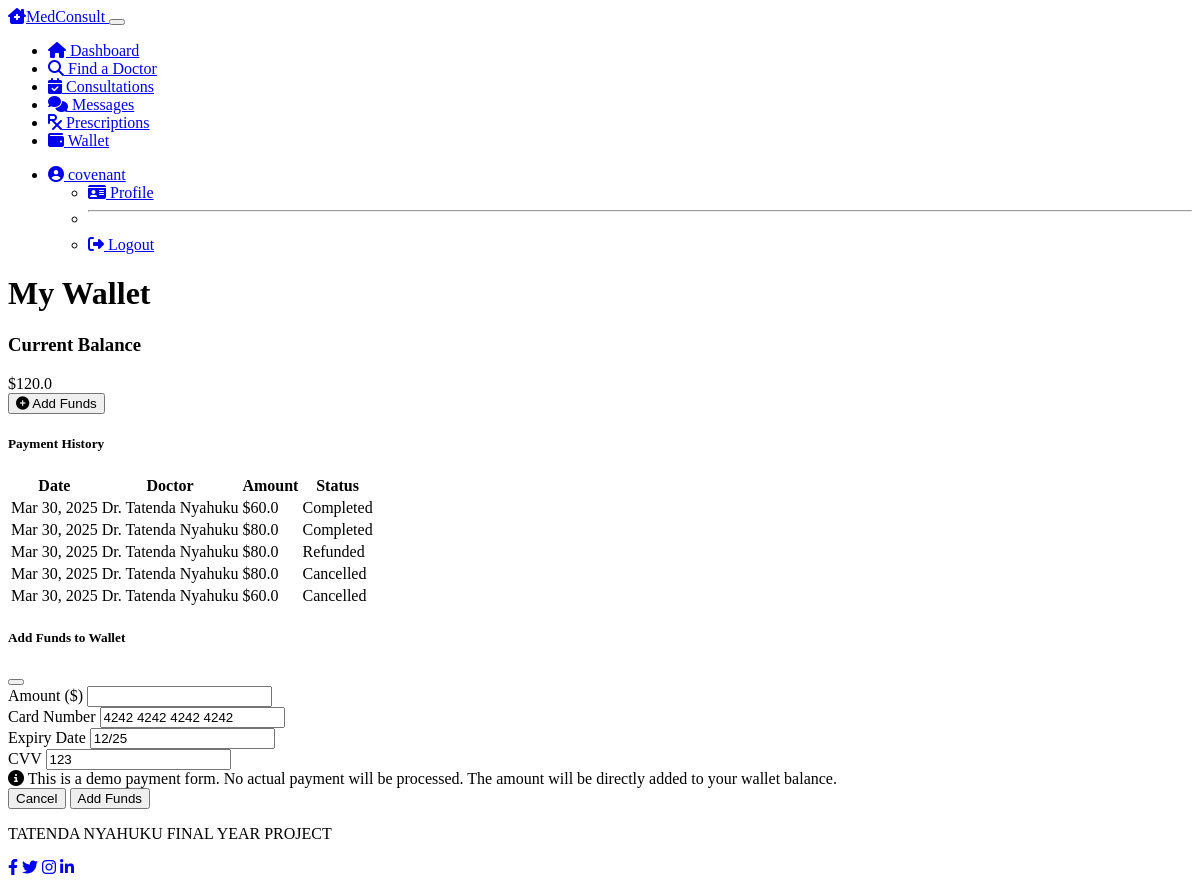
The app's page /patient/wallet (signed in), older data.
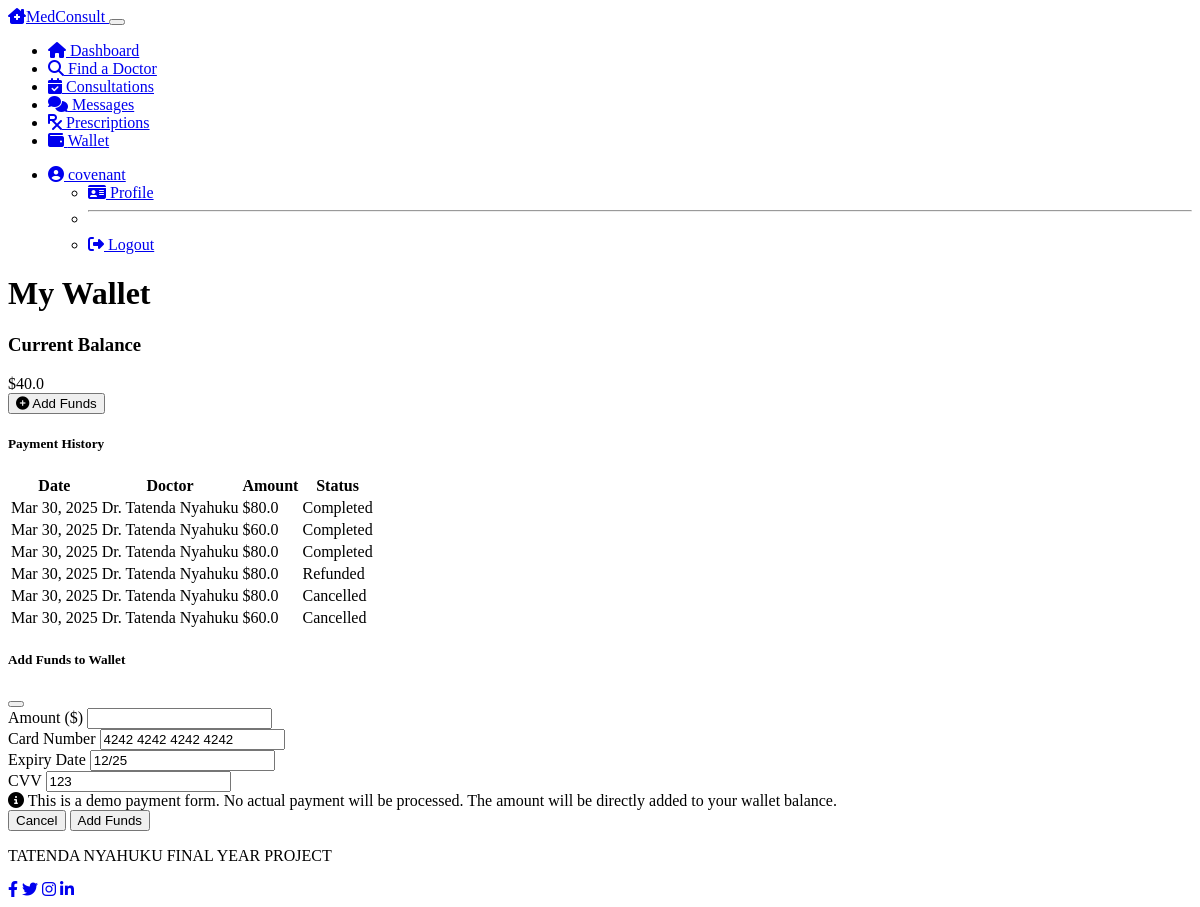
The same page, newer data.
### models.py (models this page shows, shortened)
class User(UserMixin, db.Model):
    __tablename__ = 'users'
    id = db.Column(db.Integer, primary_key=True)
    email = db.Column(db.String(120), unique=True, nullable=False)
    username = db.Column(db.String(64), nullable=False)
    password_hash = db.Column(db.String(256), nullable=False)
    role = db.Column(db.String(20), nullable=False)  # 'patient', 'doctor', 'admin'
    created_at = db.Column(db.DateTime, default=datetime.utcnow)
    patient = db.relationship('Patient', backref='user', uselist=False, lazy=True)
    doctor = db.relationship('Doctor', backref='user', uselist=False, lazy=True)

class Patient(db.Model):
    __tablename__ = 'patients'
    id = db.Column(db.Integer, primary_key=True)
    user_id = db.Column(db.Integer, db.ForeignKey('users.id'), nullable=False)
    first_name = db.Column(db.String(50), nullable=False)
    last_name = db.Column(db.String(50), nullable=False)
    date_of_birth = db.Column(db.Date, nullable=True)
    phone_number = db.Column(db.String(20), nullable=True)
    address = db.Column(db.String(200), nullable=True)
    consultations = db.relationship('Consultation', backref='patient', lazy=True)
    wallet_balance = db.Column(db.Float, default=0.0)

class Payment(db.Model):
    __tablename__ = 'payments'
    id = db.Column(db.Integer, primary_key=True)
    consultation_id = db.Column(db.Integer, db.ForeignKey('consultations.id'), nullable=False)
    amount = db.Column(db.Float, nullable=False)
    status = db.Column(db.String(50), default='pending')  # pending, completed, refunded
    timestamp = db.Column(db.DateTime, default=datetime.utcnow)
    consultation = db.relationship('Consultation', foreign_keys=[consultation_id])

class Doctor(db.Model):
    __tablename__ = 'doctors'
    id = db.Column(db.Integer, primary_key=True)
    user_id = db.Column(db.Integer, db.ForeignKey('users.id'), nullable=False)
    first_name = db.Column(db.String(50), nullable=False)
    last_name = db.Column(db.String(50), nullable=False)
    specialty = db.Column(db.String(100), nullable=False)
    license_number = db.Column(db.String(50), nullable=False)
    qualifications = db.Column(db.Text, nullable=True)
    min_fee = db.Column(db.Float, nullable=False)
    max_fee = db.Column(db.Float, nullable=False)
    is_verified = db.Column(db.Boolean, default=False)
    consultations = db.relationship('Consultation', backref='doctor', lazy=True)

### routes.py (the view, shortened to what this page needs)
@app.route('/patient/wallet', methods=['GET', 'POST'])
@login_required
@patient_required
def patient_wallet():
    payments = Payment.query.join(Consultation).filter(
        Consultation.patient_id == current_user.patient.id
    ).order_by(Payment.timestamp.desc()).all()
    return render_template('patient/wallet.html',
                          title='My Wallet',
                          wallet_balance=current_user.patient.wallet_balance,
                          payments=payments)

### models.py (called while the page is built)
@login_manager.user_loader
def load_user(user_id):
    user = User.query.get(int(user_id))
    if user:
        return user
    return None

### routes.py (called while the page is built)
def patient_required(f):
    @wraps(f)
    def decorated_function(*args, **kwargs):
        if not current_user.is_authenticated or current_user.role != 'patient':
            flash('Access denied: Patient access required', 'danger')
            return redirect(url_for('login'))
        return f(*args, **kwargs)
    return decorated_function

### templates/patient/wallet.html (shortened to what this page needs)
{% extends "layout.html" %}
{% block content %}
<div class="row mb-4">
    <div class="col-12">
        <h1 class="mb-4">My Wallet</h1>
    </div>
</div>
<div class="row">
    <div class="col-md-4 mb-4">
        <div class="card bg-dark text-light h-100">
            <div class="card-body text-center">
                <h3 class="mb-4">Current Balance</h3>
                <div class="display-4 mb-4">${{ wallet_balance|round(2) }}</div>
                <button class="btn btn-primary" data-bs-toggle="modal" data-bs-target="#addFundsModal">
                    <i class="fas fa-plus-circle me-1"></i> Add Funds
                </button>
            </div>
        </div>
    </div>
    <div class="col-md-8">
        <div class="card bg-dark text-light">
            <div class="card-header">
                <h5 class="mb-0">Payment History</h5>
            </div>
            <div class="card-body">
                {% if payments %}
                    <div class="table-responsive">
                        <table class="table table-dark table-striped">
                            <thead>
                                <tr>
                                    <th>Date</th>
                                    <th>Doctor</th>
                                    <th>Amount</th>
                                    <th>Status</th>
                                </tr>
                            </thead>
                            <tbody>
                                {% for payment in payments %}
                                    <tr>
                                        <td>{{ payment.timestamp.strftime('%b %d, %Y') }}</td>
                                        <td>Dr. {{ payment.consultation.doctor.first_name }} {{ payment.consultation.doctor.last_name }}</td>
                                        <td>${{ payment.amount }}</td>
                                        <td>
                                            {% if payment.status == 'pending' %}
                                                {% if payment.consultation.status == 'cancelled' %}
                                                    <span class="badge bg-secondary">Cancelled</span>
                                                {% else %}
                                                    <span class="badge bg-warning text-dark">Pending</span>
                                                {% endif %}
                                            {% elif payment.status == 'completed' %}
                                                <span class="badge bg-success">Completed</span>
                                            {% elif payment.status == 'refunded' %}
                                                <span class="badge bg-info">Refunded</span>
                                            {% endif %}
                                        </td>
                                    </tr>
                                {% endfor %}
                            </tbody>
                        </table>
                    </div>
                {% else %}
                    <div class="alert alert-info">
                        <i class="fas fa-info-circle me-2"></i>
                        No payment history yet.
                    </div>
                {% endif %}
            </div>
        </div>
    </div>
</div>
<div class="modal fade" id="addFundsModal" tabindex="-1" aria-labelledby="addFundsModalLabel" aria-hidden="true">
    <div class="modal-dialog">
        <div class="modal-content bg-dark text-light">
            <div class="modal-header">
                <h5 class="modal-title" id="addFundsModalLabel">Add Funds to Wallet</h5>
                <button type="button" class="btn-close" data-bs-dismiss="modal" aria-label="Close"></button>
            </div>
            <div class="modal-body">
                <form id="add-funds-form" method="post" action="{{ url_for('patient_wallet') }}">
                    <div class="form-group mb-3">
                        <label for="amount" class="form-label">Amount ($)</label>
                        <input type="number" class="form-control" id="amount" name="amount" min="10" step="1" required>
                    </div>
                    <div class="form-group mb-3">
                        <label for="cardNumber" class="form-label">Card Number</label>
                        <input type="text" class="form-control" id="cardNumber" placeholder="**** **** **** ****" value="4242 4242 4242 4242" required>
                    </div>
                    <div class="row mb-3">
                        <div class="col-md-6">
                            <label for="expiryDate" class="form-label">Expiry Date</label>
                            <input type="text" class="form-control" id="expiryDate" placeholder="MM/YY" value="12/25" required>
                        </div>
                        <div class="col-md-6">
                            <label for="cvv" class="form-label">CVV</label>
                            <input type="text" class="form-control" id="cvv" placeholder="***" value="123" required>
                        </div>
                    </div>
                    <div class="alert alert-info">
                        <i class="fas fa-info-circle me-2"></i>
                        This is a demo payment form. No actual payment will be processed.
                        The amount will be directly added to your wallet balance.
                    </div>
            </div>
            <div class="modal-footer">
                <button type="button" class="btn btn-secondary" data-bs-dismiss="modal">Cancel</button>
                <button type="submit" class="btn btn-primary">Add Funds</button>
            </div>
        </div>
    </div>
</div>
{% endblock %}

### templates/layout.html (shortened to what this page needs)
<!DOCTYPE html>
<html lang="en" data-bs-theme="dark">
<head>
    <link rel="stylesheet" href="https://cdn.replit.com/agent/bootstrap-agent-dark-theme.min.css">
    <link rel="stylesheet" href="https://cdnjs.cloudflare.com/ajax/libs/font-awesome/6.4.0/css/all.min.css">
    <link rel="stylesheet" href="{{ url_for('static', filename='css/styles.css') }}">
</head>
<body>
    <div class="content-wrapper">
        <header>
            {% if current_user.is_authenticated %}
                {% if current_user.role == 'patient' %}
                    {% include 'patient/navbar.html' %}
                {% elif current_user.role == 'doctor' %}
                    {% include 'doctor/navbar.html' %}
                {% elif current_user.role == 'admin' %}
                    {% include 'admin/navbar.html' %}
                {% endif %}
            {% endif %}
        </header>
        <main class="main-content py-4">
            <div class="container">
                {% block content %}{% endblock %}
            </div>
        </main>
        <footer class="footer bg-dark text-light py-3 mt-auto">
            <div class="container">
                <div class="row">
                    <div class="col-md-6">
                        <p class="mb-0">TATENDA NYAHUKU FINAL YEAR PROJECT</p>
                    </div>
                    <div class="col-md-6 text-md-end">
                        <a href="#" class="text-light me-3"><i class="fab fa-facebook-f"></i></a>
                        <a href="#" class="text-light me-3"><i class="fab fa-twitter"></i></a>
                        <a href="#" class="text-light me-3"><i class="fab fa-instagram"></i></a>
                        <a href="#" class="text-light"><i class="fab fa-linkedin-in"></i></a>
                    </div>
                </div>
            </div>
        </footer>
    </div>
</body>
</html>

### templates/patient/navbar.html (shortened to what this page needs)
<nav class="navbar navbar-expand-lg navbar-dark bg-dark">
    <div class="container">
        <a class="navbar-brand" href="{{ url_for('patient_dashboard') }}">
            <i class="fas fa-clinic-medical me-2"></i>MedConsult
        </a>
        <button class="navbar-toggler" type="button" data-bs-toggle="collapse" data-bs-target="#navbarPatient" aria-controls="navbarPatient" aria-expanded="false" aria-label="Toggle navigation">
        </button>
        <div class="collapse navbar-collapse" id="navbarPatient">
            <ul class="navbar-nav me-auto">
                <li class="nav-item">
                    <a class="nav-link {% if request.path == url_for('patient_dashboard') %}active{% endif %}" href="{{ url_for('patient_dashboard') }}">
                        <i class="fas fa-home me-1"></i> Dashboard
                    </a>
                </li>
                <li class="nav-item">
                    <a class="nav-link {% if request.path == url_for('find_doctor') %}active{% endif %}" href="{{ url_for('find_doctor') }}">
                        <i class="fas fa-search me-1"></i> Find a Doctor
                    </a>
                </li>
                <li class="nav-item">
                    <a class="nav-link {% if request.path == url_for('patient_consultations') %}active{% endif %}" href="{{ url_for('patient_consultations') }}">
                        <i class="fas fa-calendar-check me-1"></i> Consultations
                    </a>
                </li>
                <li class="nav-item">
                    <a class="nav-link {% if request.path == url_for('patient_messages') %}active{% endif %}" href="{{ url_for('patient_messages') }}">
                        <i class="fas fa-comments me-1"></i> Messages
                    </a>
                </li>
                <li class="nav-item">
                    <a class="nav-link {% if request.path == url_for('patient_prescriptions') %}active{% endif %}" href="{{ url_for('patient_prescriptions') }}">
                        <i class="fas fa-prescription me-1"></i> Prescriptions
                    </a>
                </li>
                <li class="nav-item">
                    <a class="nav-link {% if request.path == url_for('patient_wallet') %}active{% endif %}" href="{{ url_for('patient_wallet') }}">
                        <i class="fas fa-wallet me-1"></i> Wallet
                    </a>
                </li>
            </ul>
            <ul class="navbar-nav">
                <li class="nav-item dropdown">
                    <a class="nav-link dropdown-toggle" href="#" id="navbarDropdown" role="button" data-bs-toggle="dropdown" aria-expanded="false">
                        <i class="fas fa-user-circle me-1"></i> {{ current_user.username }}
                    </a>
                    <ul class="dropdown-menu dropdown-menu-end" aria-labelledby="navbarDropdown">
                        <li>
                            <a class="dropdown-item {% if request.path == url_for('patient_profile') %}active{% endif %}" href="{{ url_for('patient_profile') }}">
                                <i class="fas fa-id-card me-2"></i> Profile
                            </a>
                        </li>
                        <li><hr class="dropdown-divider"></li>
                        <li>
                            <a class="dropdown-item" href="{{ url_for('logout') }}">
                                <i class="fas fa-sign-out-alt me-2"></i> Logout
                            </a>
                        </li>
                    </ul>
                </li>
            </ul>
        </div>
    </div>
</nav>

Row changes from the older to the newer data that the page shows:
changed Patient: wallet_balance "120.0" → "40.0"
added Payment: timestamp "Mar 30, 2025", consultation.doctor.first_name "Tatenda", consultation.doctor.last_name "Nyahuku", amount "80.0", status "Completed"
